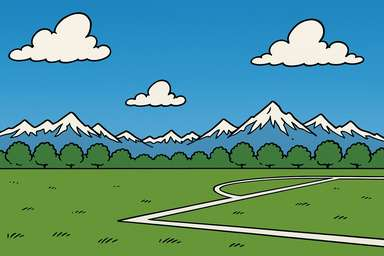
#> input picture art_source/compare/hybrid/src/bg.jpg, 384 x 256 px
$ python make_background.py ../../../art_source/compare/hybrid/src/bg.jpg
#> lines starting #> are read from the running program, lines starting #| are printed output that depends on the picture
# Free: the Bottling game's background = rbt2, the inside of the drawn Bottling Machine framing the hall wall (Anthony, 24 Oct).
# Usage (repo root): make_background.py /mnt/project-files/art_tool/rounds/rbt2/out/rbt2-machine-inside-wall.png
import sys
from PIL import Image
Image.open(sys.argv[1]).convert('RGB').resize((1280, 640), Image.LANCZOS).save('assets/brewery/games/bottling/background.png')
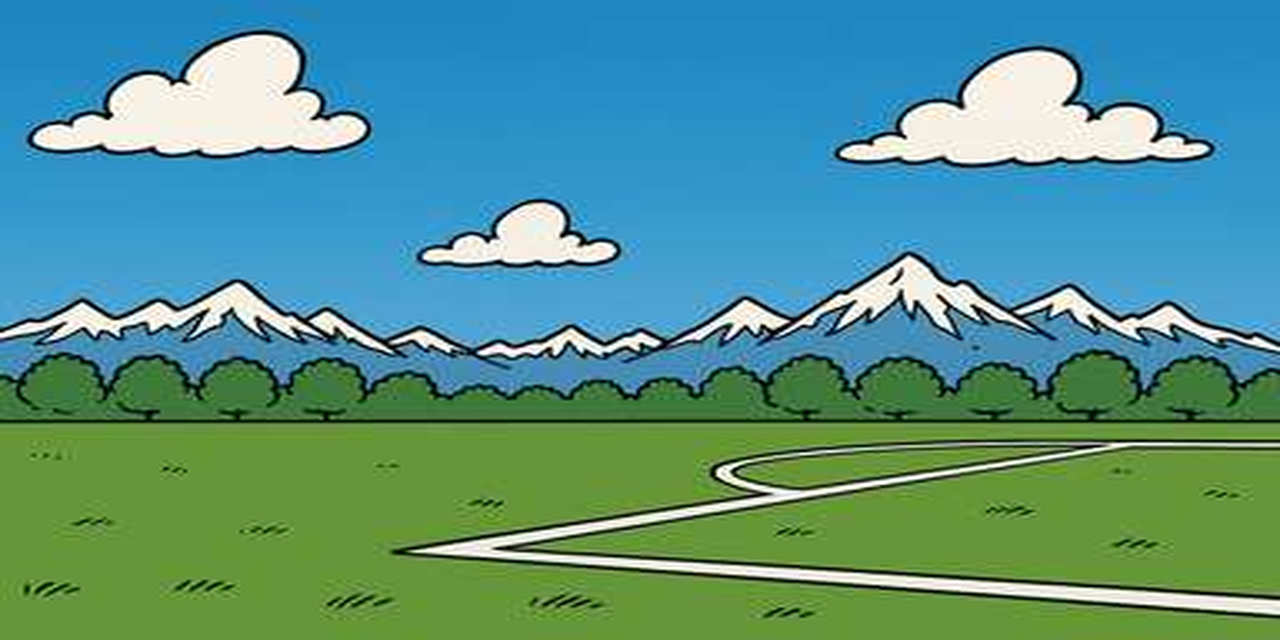
#> saved as background.png: PIL image 1280x640 RGB; mean R, G, B 84.9, 147, 138.8
